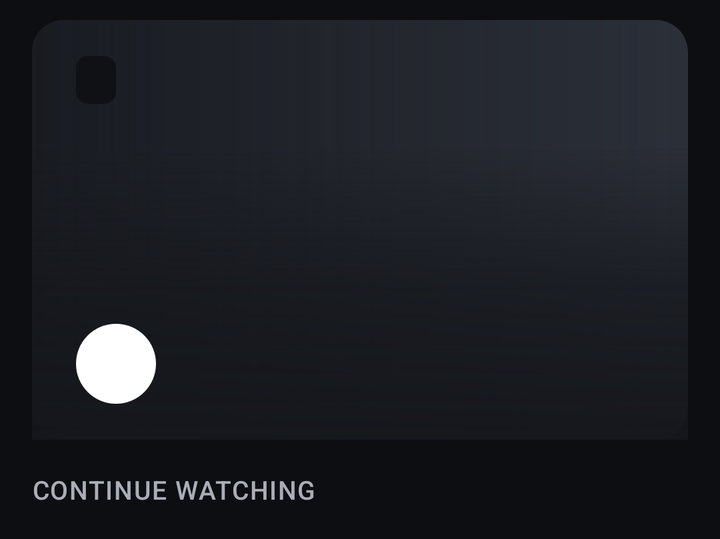
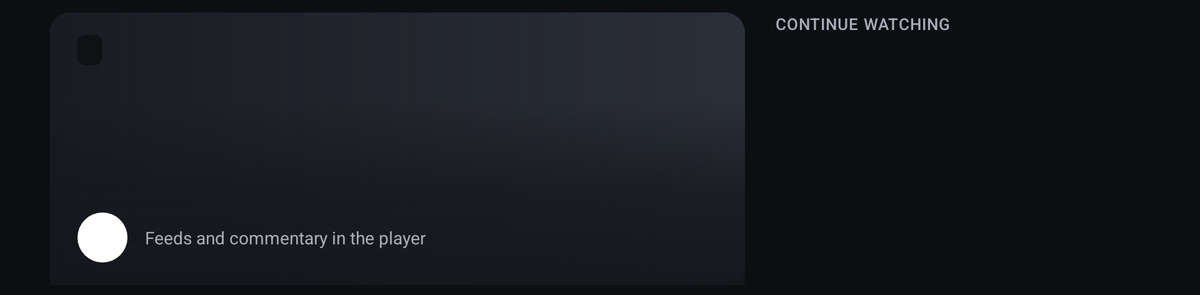

Two renders of one Android screen. The first uses the default layout on a phone; the second uses the alternative layout the repository ships for a different screen configuration, on a matching device. The two XML files are below.
<!-- AndroidManifest.xml: application theme AppTheme -->
<!-- res/layout/home_hero_row.xml -->
<?xml version="1.0" encoding="utf-8"?>
<LinearLayout xmlns:android="http://schemas.android.com/apk/res/android"
    android:layout_width="match_parent"
    android:layout_height="wrap_content"
    android:orientation="vertical"
    android:paddingStart="16dp"
    android:paddingEnd="16dp"
    android:paddingTop="10dp"
    android:paddingBottom="8dp">

    
    <FrameLayout
        android:id="@+id/hero_card"
        android:layout_width="match_parent"
        android:layout_height="210dp"
        android:background="@drawable/hero_background"
        android:clickable="true"
        android:focusable="true"
        android:foreground="@drawable/hero_focus_outline">

        <ImageView
            android:id="@+id/hero_image"
            android:layout_width="match_parent"
            android:layout_height="match_parent"
            android:importantForAccessibility="no"
            android:scaleType="centerCrop" />

        <View
            android:layout_width="match_parent"
            android:layout_height="match_parent"
            android:background="@drawable/hero_side_scrim" />

        <View
            android:layout_width="match_parent"
            android:layout_height="150dp"
            android:layout_gravity="bottom"
            android:background="@drawable/hero_scrim" />

        <LinearLayout
            android:layout_width="wrap_content"
            android:layout_height="wrap_content"
            android:layout_marginStart="22dp"
            android:layout_marginTop="18dp"
            android:orientation="horizontal">

            <TextView
                android:id="@+id/hero_badge_live"
                android:layout_width="wrap_content"
                android:layout_height="24dp"
                android:layout_marginEnd="8dp"
                android:background="@drawable/badge_live"
                android:fontFamily="sans-serif-medium"
                android:gravity="center"
                android:letterSpacing="0.06"
                android:paddingStart="10dp"
                android:paddingEnd="10dp"
                android:text="@string/home_badge_live"
                android:textColor="#FFFFFF"
                android:textSize="12sp"
                android:visibility="gone" />

            <TextView
                android:id="@+id/hero_badge_kind"
                android:layout_width="wrap_content"
                android:layout_height="24dp"
                android:background="@drawable/badge_dark"
                android:fontFamily="sans-serif-medium"
                android:gravity="center"
                android:paddingStart="10dp"
                android:paddingEnd="10dp"
                android:textColor="@color/rc_text"
                android:textSize="12sp" />
        </LinearLayout>

        <LinearLayout
            android:layout_width="match_parent"
            android:layout_height="wrap_content"
            android:layout_gravity="bottom"
            android:layout_marginStart="22dp"
            android:layout_marginEnd="22dp"
            android:layout_marginBottom="18dp"
            android:orientation="vertical">

            <TextView
                android:id="@+id/hero_kicker"
                android:layout_width="wrap_content"
                android:layout_height="wrap_content"
                android:fontFamily="sans-serif-medium"
                android:textColor="@color/rc_text_secondary"
                android:textSize="14sp" />

            <TextView
                android:id="@+id/hero_title"
                android:layout_width="wrap_content"
                android:layout_height="wrap_content"
                android:ellipsize="end"
                android:fontFamily="sans-serif-condensed"
                android:maxLines="1"
                android:textColor="@color/rc_text"
                android:textSize="30sp"
                android:textStyle="bold" />

            <LinearLayout
                android:layout_width="wrap_content"
                android:layout_height="wrap_content"
                android:layout_marginTop="6dp"
                android:gravity="center_vertical"
                android:orientation="horizontal">

                <TextView
                    android:id="@+id/hero_play"
                    android:layout_width="wrap_content"
                    android:layout_height="40dp"
                    android:background="@drawable/play_pill"
                    android:fontFamily="sans-serif-medium"
                    android:gravity="center"
                    android:paddingStart="20dp"
                    android:paddingEnd="20dp"
                    android:textColor="@color/rc_background"
                    android:textSize="15sp" />

                <TextView
                    android:id="@+id/hero_hint"
                    android:visibility="gone"
                    android:layout_width="wrap_content"
                    android:layout_height="wrap_content"
                    android:layout_marginStart="14dp"
                    android:text="@string/home_hero_hint"
                    android:textColor="@color/rc_text_secondary"
                    android:textSize="14sp" />
            </LinearLayout>
        </LinearLayout>
    </FrameLayout>

    
    <LinearLayout
        android:id="@+id/continue_column"
        android:layout_width="match_parent"
        android:layout_height="wrap_content"
        android:layout_marginTop="16dp"
        android:orientation="vertical">

        <TextView
            android:layout_width="wrap_content"
            android:layout_height="wrap_content"
            android:layout_marginBottom="8dp"
            android:fontFamily="sans-serif-medium"
            android:letterSpacing="0.04"
            android:text="@string/home_continue_watching"
            android:textAllCaps="true"
            android:textColor="@color/rc_text_secondary"
            android:textSize="13sp" />

        <LinearLayout
            android:id="@+id/continue_items"
            android:layout_width="match_parent"
            android:layout_height="wrap_content"
            android:orientation="vertical" />

        <TextView
            android:id="@+id/continue_empty"
            android:layout_width="match_parent"
            android:layout_height="wrap_content"
            android:background="@drawable/continue_item_background"
            android:padding="14dp"
            android:text="@string/home_continue_empty"
            android:textColor="@color/rc_text_muted"
            android:textSize="13sp"
            android:visibility="gone" />
    </LinearLayout>
</LinearLayout>
<!-- resources referenced by this layout -->
<resources>
  <color name="rc_background">#0D0E11</color>
  <color name="rc_text">#F2F3F5</color>
  <color name="rc_text_muted">#7C818C</color>
  <color name="rc_text_secondary">#A9AEB8</color>
  <!-- drawable badge_dark (drawable) -->
  <?xml version="1.0" encoding="utf-8"?>
  <shape xmlns:android="http://schemas.android.com/apk/res/android"><corners android:radius="6dp" /><solid android:color="@color/rc_badge_dark" /></shape>
  <!-- drawable badge_live (drawable) -->
  <?xml version="1.0" encoding="utf-8"?>
  <shape xmlns:android="http://schemas.android.com/apk/res/android"><corners android:radius="6dp" /><solid android:color="@color/rc_accent" /></shape>
  <!-- drawable hero_background (drawable) -->
  <?xml version="1.0" encoding="utf-8"?>
  <shape xmlns:android="http://schemas.android.com/apk/res/android"><corners android:radius="16dp" /><solid android:color="@color/rc_image_placeholder" /></shape>
  <!-- drawable hero_focus_outline (drawable) -->
  <?xml version="1.0" encoding="utf-8"?>
  <selector xmlns:android="http://schemas.android.com/apk/res/android">
      <item android:state_focused="true"><shape><corners android:radius="16dp" /><stroke android:width="3dp" android:color="#FFFFFF" /></shape></item>
      <item android:drawable="@android:color/transparent" />
  </selector>
  <!-- drawable hero_scrim (drawable) -->
  <?xml version="1.0" encoding="utf-8"?>
  <shape xmlns:android="http://schemas.android.com/apk/res/android"><gradient android:angle="90" android:startColor="#F214161B" android:centerColor="#B314161B" android:endColor="#0014161B" /></shape>
  <!-- drawable hero_side_scrim (drawable) -->
  <?xml version="1.0" encoding="utf-8"?>
  <shape xmlns:android="http://schemas.android.com/apk/res/android"><corners android:radius="16dp" /><gradient android:angle="0" android:startColor="#CC14161B" android:endColor="#0014161B" /></shape>
  <!-- drawable play_pill (drawable) -->
  <?xml version="1.0" encoding="utf-8"?>
  <shape xmlns:android="http://schemas.android.com/apk/res/android"><corners android:radius="20dp" /><solid android:color="#FFFFFF" /></shape>
  <string name="home_badge_live">LIVE</string>
  <string name="home_continue_empty">Replays you stop halfway show up here</string>
  <string name="home_continue_watching">Continue watching</string>
  <string name="home_hero_hint">Feeds and commentary in the player</string>
  <style name="AppTheme" parent="@style/Theme.Leanback">
          <item name="android:windowBackground">@color/rc_background</item>
          <item name="android:colorBackground">@color/rc_background</item>
          <item name="defaultBrandColor">@color/rc_accent</item>
          <item name="rowHeaderStyle">@style/RcRowHeader</item>
          <item name="preferenceTheme">@style/RcPreferenceTheme</item>
      </style>
  <color name="rc_badge_dark">#CC0D0E11</color>
  <color name="rc_accent">#E10600</color>
  <color name="rc_image_placeholder">#2B2F38</color>
  <style name="RcRowHeader" parent="Widget.Leanback.Row.Header">
          <item name="android:textAppearance">@style/RcRowHeaderText</item>
      </style>
  <style name="RcPreferenceTheme" parent="PreferenceThemeOverlayLeanback">
          <item name="android:windowBackground">@color/rc_surface</item>
          <item name="defaultBrandColor">@color/rc_surface</item>
          <item name="android:colorAccent">@color/rc_accent</item>
          <item name="android:colorControlActivated">@color/rc_accent</item>
          <item name="android:selectableItemBackground">@drawable/preference_item_background</item>
      </style>
  <style name="RcRowHeaderText" parent="TextAppearance.Leanback.Row.Header">
          <item name="android:textSize">20sp</item>
          <item name="android:fontFamily">sans-serif-condensed</item>
          <item name="android:textStyle">bold</item>
          <item name="android:textColor">@color/rc_text</item>
      </style>
  <color name="rc_surface">#16181D</color>
  <color name="rc_surface_raised">#1C1E24</color>
  <!-- some entries are left out for length -->
</resources>
<!-- res/layout-w720dp/home_hero_row.xml (the repository's variant of the layout above) -->
<!-- drawn on a 7-inch tablet turned sideways -->
<?xml version="1.0" encoding="utf-8"?>
<LinearLayout xmlns:android="http://schemas.android.com/apk/res/android"
    android:layout_width="match_parent"
    android:layout_height="236dp"
    android:orientation="horizontal"
    android:paddingStart="40dp"
    android:paddingEnd="40dp"
    android:paddingTop="10dp"
    android:paddingBottom="8dp">

    
    <FrameLayout
        android:id="@+id/hero_card"
        android:layout_width="0dp"
        android:layout_height="match_parent"
        android:layout_weight="1"
        android:background="@drawable/hero_background"
        android:clickable="true"
        android:focusable="true"
        android:foreground="@drawable/hero_focus_outline">

        <ImageView
            android:id="@+id/hero_image"
            android:layout_width="match_parent"
            android:layout_height="match_parent"
            android:importantForAccessibility="no"
            android:scaleType="centerCrop" />

        <View
            android:layout_width="match_parent"
            android:layout_height="match_parent"
            android:background="@drawable/hero_side_scrim" />

        <View
            android:layout_width="match_parent"
            android:layout_height="150dp"
            android:layout_gravity="bottom"
            android:background="@drawable/hero_scrim" />

        <LinearLayout
            android:layout_width="wrap_content"
            android:layout_height="wrap_content"
            android:layout_marginStart="22dp"
            android:layout_marginTop="18dp"
            android:orientation="horizontal">

            <TextView
                android:id="@+id/hero_badge_live"
                android:layout_width="wrap_content"
                android:layout_height="24dp"
                android:layout_marginEnd="8dp"
                android:background="@drawable/badge_live"
                android:fontFamily="sans-serif-medium"
                android:gravity="center"
                android:letterSpacing="0.06"
                android:paddingStart="10dp"
                android:paddingEnd="10dp"
                android:text="@string/home_badge_live"
                android:textColor="#FFFFFF"
                android:textSize="12sp"
                android:visibility="gone" />

            <TextView
                android:id="@+id/hero_badge_kind"
                android:layout_width="wrap_content"
                android:layout_height="24dp"
                android:background="@drawable/badge_dark"
                android:fontFamily="sans-serif-medium"
                android:gravity="center"
                android:paddingStart="10dp"
                android:paddingEnd="10dp"
                android:textColor="@color/rc_text"
                android:textSize="12sp" />
        </LinearLayout>

        <LinearLayout
            android:layout_width="match_parent"
            android:layout_height="wrap_content"
            android:layout_gravity="bottom"
            android:layout_marginStart="22dp"
            android:layout_marginEnd="22dp"
            android:layout_marginBottom="18dp"
            android:orientation="vertical">

            <TextView
                android:id="@+id/hero_kicker"
                android:layout_width="wrap_content"
                android:layout_height="wrap_content"
                android:fontFamily="sans-serif-medium"
                android:textColor="@color/rc_text_secondary"
                android:textSize="14sp" />

            <TextView
                android:id="@+id/hero_title"
                android:layout_width="wrap_content"
                android:layout_height="wrap_content"
                android:ellipsize="end"
                android:fontFamily="sans-serif-condensed"
                android:maxLines="1"
                android:textColor="@color/rc_text"
                android:textSize="38sp"
                android:textStyle="bold" />

            <LinearLayout
                android:layout_width="wrap_content"
                android:layout_height="wrap_content"
                android:layout_marginTop="6dp"
                android:gravity="center_vertical"
                android:orientation="horizontal">

                <TextView
                    android:id="@+id/hero_play"
                    android:layout_width="wrap_content"
                    android:layout_height="40dp"
                    android:background="@drawable/play_pill"
                    android:fontFamily="sans-serif-medium"
                    android:gravity="center"
                    android:paddingStart="20dp"
                    android:paddingEnd="20dp"
                    android:textColor="@color/rc_background"
                    android:textSize="15sp" />

                <TextView
                    android:id="@+id/hero_hint"
                    android:layout_width="wrap_content"
                    android:layout_height="wrap_content"
                    android:layout_marginStart="14dp"
                    android:text="@string/home_hero_hint"
                    android:textColor="@color/rc_text_secondary"
                    android:textSize="14sp" />
            </LinearLayout>
        </LinearLayout>
    </FrameLayout>

    
    <LinearLayout
        android:id="@+id/continue_column"
        android:layout_width="300dp"
        android:layout_height="match_parent"
        android:layout_marginStart="24dp"
        android:orientation="vertical">

        <TextView
            android:layout_width="wrap_content"
            android:layout_height="wrap_content"
            android:layout_marginBottom="8dp"
            android:fontFamily="sans-serif-medium"
            android:letterSpacing="0.04"
            android:text="@string/home_continue_watching"
            android:textAllCaps="true"
            android:textColor="@color/rc_text_secondary"
            android:textSize="13sp" />

        <LinearLayout
            android:id="@+id/continue_items"
            android:layout_width="match_parent"
            android:layout_height="wrap_content"
            android:orientation="vertical" />

        <TextView
            android:id="@+id/continue_empty"
            android:layout_width="match_parent"
            android:layout_height="wrap_content"
            android:background="@drawable/continue_item_background"
            android:padding="14dp"
            android:text="@string/home_continue_empty"
            android:textColor="@color/rc_text_muted"
            android:textSize="13sp"
            android:visibility="gone" />
    </LinearLayout>
</LinearLayout>
